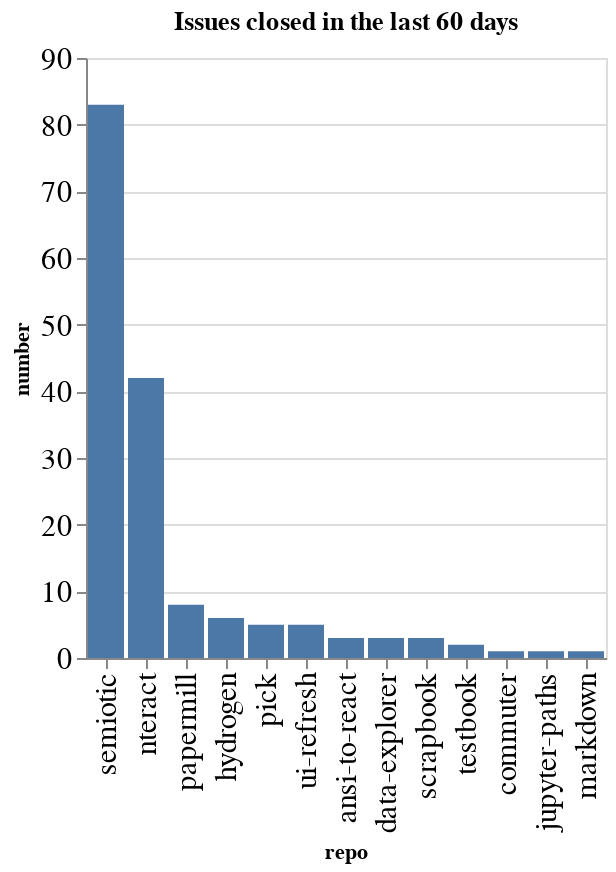

The notebook cell this image was saved under:
### Code cell
closed_counts = closed.groupby(['org', 'repo']).count()['number'].reset_index()
closed_counts['org/repo'] = closed_counts.apply(lambda a: a['org'] + '/' + a['repo'], axis=1)
sorted_vals = closed_counts.sort_values(['number'], ascending=False)['repo'].values
alt.Chart(data=closed_counts, title=f"Issues closed in the last {n_days} days").mark_bar().encode(
    x=alt.X('repo', sort=alt.Sort(sorted_vals.tolist())),
    y='number',
)

### Figure 1 — Vega-Lite specification as saved in the notebook (floating-point values rounded to 4 significant figures)
{"config": {"axisLeft": {"labelFontSize": 15}, "axisBottom": {"labelFontSize": 15}}, "data": {"name": "data-0dfb449eb85a2b9e84c8c909732c15c8"}, "mark": "bar", "encoding": {"x": {"type": "nominal", "field": "repo", "sort": ["semiotic", "nteract", "papermill", "hydrogen", "pick", "ui-refresh", "ansi-to-react", "data-explorer", "scrapbook", "testbook", "commuter", "jupyter-paths", "markdown"]}, "y": {"type": "quantitative", "field": "number"}}, "title": "Issues closed in the last 60 days", "$schema": "https://vega.github.io/schema/vega-lite/v4.0.2.json", "datasets": {"data-0dfb449eb85a2b9e84c8c909732c15c8": [{"org": "nteract", "repo": "ansi-to-react", "number": 3, "org/repo": "nteract/ansi-to-react"}, {"org": "nteract", "repo": "commuter", "number": 1, "org/repo": "nteract/commuter"}, {"org": "nteract", "repo": "data-explorer", "number": 3, "org/repo": "nteract/data-explorer"}, {"org": "nteract", "repo": "hydrogen", "number": 6, "org/repo": "nteract/hydrogen"}, {"org": "nteract", "repo": "jupyter-paths", "number": 1, "org/repo": "nteract/jupyter-paths"}, {"org": "nteract", "repo": "markdown", "number": 1, "org/repo": "nteract/markdown"}, {"org": "nteract", "repo": "nteract", "number": 42, "org/repo": "nteract/nteract"}, {"org": "nteract", "repo": "papermill", "number": 8, "org/repo": "nteract/papermill"}, {"org": "nteract", "repo": "pick", "number": 5, "org/repo": "nteract/pick"}, {"org": "nteract", "repo": "scrapbook", "number": 3, "org/repo": "nteract/scrapbook"}, {"org": "nteract", "repo": "semiotic", "number": 83, "org/repo": "nteract/semiotic"}, {"org": "nteract", "repo": "testbook", "number": 2, "org/repo": "nteract/testbook"}, {"org": "nteract", "repo": "ui-refresh", "number": 5, "org/repo": "nteract/ui-refresh"}]}}
